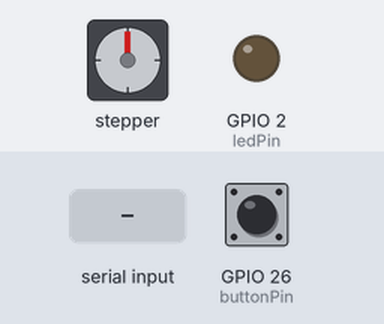
Recording of a program running on a simulated ESP32. On the bench: stepper motor, output pins drawn as LEDs (lit = HIGH). Wiring (inferred from the names in the program): stepper motor driver (200 steps per turn assumed): step GPIO 33; direction GPIO 25; enable GPIO 34. The test bench sets the inputs (shaded band); at power-on: GPIO 26 (buttonPin) LOW. Nothing arrives over Bluetooth unless stated; pins used as bus, display or sensor lines are not drawn; what the program prints to the serial monitor is not drawn.

Above: at 1.2 s.
1.3 s: "D90\n" received over the second serial link
3.1 s: "0" received over the second serial link
4.6 s: "90,45\n" received over the second serial link
Timing chart, 0 to 7.6 s (numbered marks = the images above; inputs shaded):
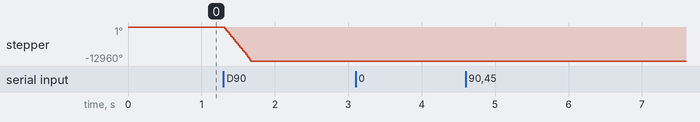

The program:

main.cpp
```cpp
#include <Arduino.h>
#include "BluetoothSerial.h"
BluetoothSerial bluetooth; //class delcataion for bluetooth
//pins
#define ledPin 2 //onboard
#define enablePin 34
#define resetPin 35
#define sleepPin 32
#define stepPin 33
#define dirPin 25
#define buttonPin 26
//common consts
#define resolutionPerStep 16
#define stepsPerRotation 200
#define distanceForFullRotation 40 //in mm, this num = teeth on board(20) * distance between teeth(2mm)
#define railLegnth 500 // useable amount, dont include cutoff for mounting or something
#define homingSpeed 20 //mm/s

//globl ints (mostly for interfacing with multicore or intrupts)
volatile bool buttonPressed = 0;
//classes
class bluetoothFunctions{
  public:
    String readData(){
      String data = "";
      while(bluetooth.available()){
      char charData = bluetooth.read();
      data += charData;
      //// Serial.write(bluetooth.read());
    }
    return(data);
    }
    void writeData(String inputString){
      for(int counter = 0; counter < inputString.length(); counter++){
          char letter = inputString.charAt(counter);
          bluetooth.write(letter);
      }
     //bluetooth.write(inputString[inputString.length()]);
    }
    bool findNumber(char inputChar){
    switch (inputChar)
    {
    case '0':
      return (1);
    case '1':
      return (1);
      break;
    case '2':
      return (1);
      break;
    case '3':
      return (1);
      break;
    case '4':
      return (1);
      break;
    case '5':
      return (1);
      break;
    case '6':
      return (1);
      break;
    case '7':
      return (1);
      break;
    case '8':
      return (1);
      break;
    case '9':
      return (1);
      break;
    default:
      return (0);
      break;
    }
  }
  //ill write this tom
  void parseData(String input, int& distance, int& speed, bool& dir){
    if(input.charAt(0) == 'D'){
      //parses here
      int intValues[3] = {0}; //array of 3 to store 3 var
      int startChar = 1; //where the parcer whole start in the program, at char after 1
      String valString = ""; //the string where the value being parsed gets put in
      //put the number into the string
      bool numberOver = 0;
      for (int counter = 0; counter < 3; counter++){ //finds the value 3 different times D100 10 1
        numberOver = 0;
        for(int counterInside = startChar; counterInside < input.length() && numberOver != 1; counterInside++){ //starts at char to start looking for numbers
          if(findNumber(input.charAt(counterInside)) == 1){ //if char is a number
            valString += input.charAt(counterInside); //add to total number
          }
          else{
            startChar = counterInside+1; //number is over ad start at the next char
            numberOver = 1; //throws error to stop loop
            }
        }
        //output the character and reset the string
        intValues[counter] = valString.toInt();
       // Serial.println(String(intValues[counter]));
      //  Serial.println(valString);
        valString = "";
        // Serial.print("Counter ");
        // Serial.print(counter);
      }

      //sets refrence parameters equal to values
      distance = intValues[0];
      speed = intValues[1];
      dir = intValues[2];
      //debbuging
      // Serial.println(String(distance));
      // Serial.println(String(speed));
      // Serial.println(String(dir));

    //parses here
    }
    else{
      writeData("ErrorInvalidCommand");
    }
  }

};
bluetoothFunctions bte;
class motorFunctions{
  private:
  float assumedDistance = 0; //what the pc thinks the rail is at from closet to motor(thats 0)
  int calculateSteps(int degrees){
    int steps = static_cast<int>((degrees / 360.0) * (resolutionPerStep * stepsPerRotation));
    return(steps);
  }
  float timeBetweenSteps(int totalSteps, float seconds){ // outputs time in ms
    return((seconds/1000) / totalSteps);
  }
  int degreesForDistance(int distance){
    return(9 * distance);// distance / 40 = degrees / 360;   degrees = 360distance /40; degrees = 9distance
  }
  public:
  void driveDegrees(int degrees, int speed, bool direction){
    int steps = calculateSteps(degrees);
    float middleTime = timeBetweenSteps(steps, speed);
    int checkTime = millis();
    setDirection(direction);
    for(int stepCounter = 0; stepCounter < steps; stepCounter++){
        if(millis() >= checkTime + (stepCounter * middleTime)){
          digitalWrite(stepPin, LOW);
          digitalWrite(stepPin, HIGH);
          digitalWrite(stepPin, LOW);
        }
        else{}
    }
  }
  void driveDistance(int distance, int speed, bool direction){
    int degreesToDrive = degreesForDistance(distance);
    driveDegrees(degreesToDrive, speed, direction);
  }
  void driveTotalDistance(){ //allows driving for larger distances than rail legnth

  }
  void homeCarriage(){ //drives the entire amount of the rail and checks if button pressesd,
  // simalar to drive degrees but checks every step if the button interupt has caused a bool to be flipped,
  //if it doesnt get the flipped button, throw error
    int steps = calculateSteps(degreesForDistance(railLegnth + 20));
    float middleTime = timeBetweenSteps(steps, homingSpeed / railLegnth);
    int checkTime = millis();
    setDirection(1);//drive right to home (CW)
    if(buttonPressed == 0){ // checks if its allready there to save overhead
      for(int stepCounter = 0; stepCounter < steps; stepCounter++){
          if(millis() >= checkTime + (stepCounter * middleTime)){
            if(buttonPressed == 1){
              break;
            }
            else{
            digitalWrite(stepPin, LOW);
       //     delay(15);
            digitalWrite(stepPin, HIGH);
          //  delay(20);
            digitalWrite(stepPin, LOW);
            }
          }
          else{}
      }
    }
    else{}
    //the thing has homed untill button has been pressed, checks if its been pressed and throws error if havent,
    //cant throw exit in arduino, used while(1);
    if(buttonPressed == 0){
      bte.writeData("Error, not homed, please reset.");
      while(1){}
    }
    else{}
    buttonPressed = 0;
  }

  void sleepDriver(){
    digitalWrite(sleepPin, LOW);
  }
  void awakeDriver(){
    digitalWrite(sleepPin, HIGH);
  }
  void disableDriver(){
    digitalWrite(enablePin, HIGH);
  }
  void enableDriver(){
    digitalWrite(enablePin, LOW);
  }
  void setDirection(bool direction){
    if (direction == 0){//dir 0 is left 1 is right
      digitalWrite(dirPin, LOW);
    }
    else{
      digitalWrite(dirPin, HIGH);
    }
  }
};
motorFunctions stepper;

//interupts
void buttonInterupt(){ //make it changeing
  if(digitalRead(buttonPin) == 1){ //the button has just been hit
    buttonPressed = 1;
  }
  else{ //the button has just left
    buttonPressed = 0;
  }
}

void setup() {
//setting up bte
  bluetooth.begin("Camera Slider");

  //pins for stepper and led
  pinMode(ledPin, OUTPUT);
  pinMode(enablePin, OUTPUT);
  pinMode(resetPin, OUTPUT);
  pinMode(sleepPin, OUTPUT);
  pinMode(stepPin, OUTPUT);
  pinMode(dirPin, OUTPUT);
  pinMode(buttonPin, INPUT);

//startup value
  digitalWrite(ledPin, LOW); //debugging LED
  digitalWrite(enablePin, LOW); //truns on driver
  digitalWrite(resetPin, LOW);
  digitalWrite(resetPin, LOW);
  digitalWrite(stepPin, LOW);

  //interuputs
  attachInterrupt(buttonPin, buttonInterupt, CHANGE);

  //home device
  //void homeCarriage();
  //tell user finished Initalized;

  //bluetooth.write("T(time s) speed(mm/s) dir(0 is left, 1 is right) ex T300 10 1");
   Serial.begin(115200);
  bte.writeData("Done setting up camera slider, now active, functions: ");
  bte.writeData("D (distance mm) totalTime(s) dir(0 is left, 1 is right), ex D 300 10 1");
  // Serial.println("Startup Done");
}


//simple ik, the var there are refrence btw
void loop() {
  int distance;
  int speed;
  bool dir;
  String inputStr = bte.readData();
  if (inputStr != ""){
    Serial.println(inputStr);
    bte.writeData(inputStr);
    bte.parseData(inputStr, distance, speed, dir);
    stepper.driveDistance(distance, speed, dir);
  }
}


// class gcode{
//   private:
//   float speed = 10; //  mm/min
//   public:
//   void G0(int distance, bool dir, float speed){
//   }
// };
```

Measured:
- after the input at 1.3 s, stepper: turns 12960° counter-clockwise in 0.37 s, starting at once
- after the input at 3.1 s, every drawn part: stays the same
- after the input at 4.6 s, every drawn part: stays the same
